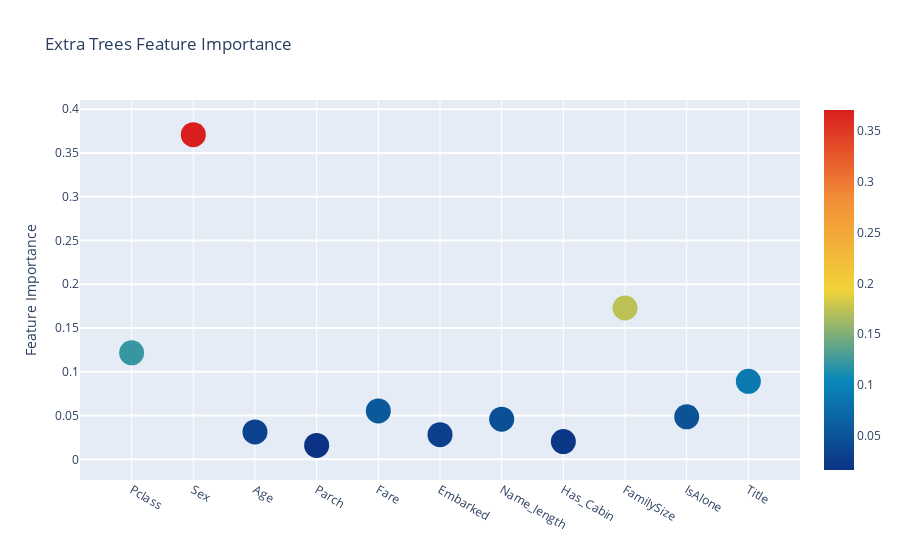

This figure's notebook cell:
### Code cell
# Scatter plot 
trace = go.Scatter(
    y = feature_dataframe['Extra Trees  feature importances'].values,
    x = feature_dataframe['features'].values,
    mode='markers',
    marker=dict(
        sizemode = 'diameter',
        sizeref = 1,
        size = 25,
#       size= feature_dataframe['AdaBoost feature importances'].values,
        #color = np.random.randn(500), #set color equal to a variable
        color = feature_dataframe['Extra Trees  feature importances'].values,
        colorscale='Portland',
        showscale=True
    ),
    text = feature_dataframe['features'].values
)
data = [trace]

layout= go.Layout(
    autosize= True,
    title= 'Extra Trees Feature Importance',
    hovermode= 'closest',
#     xaxis= dict(
#         title= 'Pop',
#         ticklen= 5,
#         zeroline= False,
#         gridwidth= 2,
#     ),
    yaxis=dict(
        title= 'Feature Importance',
        ticklen= 5,
        gridwidth= 2
    ),
    showlegend= False
)
fig = go.Figure(data=data, layout=layout)
py.iplot(fig,filename='scatter2010')

### Figure 1 — Plotly figure (JSON) as saved in the notebook; plotly's stock layout.template omitted (floating-point values rounded to 4 significant figures)
{"data": [{"marker": {"color": [0.1217, 0.371, 0.0313, 0.01592, 0.05526, 0.02816, 0.0459, 0.0203, 0.1729, 0.04854, 0.0891], "colorscale": [[0, "rgb(12,51,131)"], [0.25, "rgb(10,136,186)"], [0.5, "rgb(242,211,56)"], [0.75, "rgb(242,143,56)"], [1, "rgb(217,30,30)"]], "showscale": true, "size": 25, "sizemode": "diameter", "sizeref": 1}, "mode": "markers", "text": ["Pclass", "Sex", "Age", "Parch", "Fare", "Embarked", "Name_length", "Has_Cabin", "FamilySize", "IsAlone", "Title"], "type": "scatter", "x": ["Pclass", "Sex", "Age", "Parch", "Fare", "Embarked", "Name_length", "Has_Cabin", "FamilySize", "IsAlone", "Title"], "y": [0.1217, 0.371, 0.0313, 0.01592, 0.05526, 0.02816, 0.0459, 0.0203, 0.1729, 0.04854, 0.0891]}], "layout": {"autosize": true, "hovermode": "closest", "showlegend": false, "title": {"text": "Extra Trees Feature Importance"}, "yaxis": {"gridwidth": 2, "ticklen": 5, "title": {"text": "Feature Importance"}}}}
